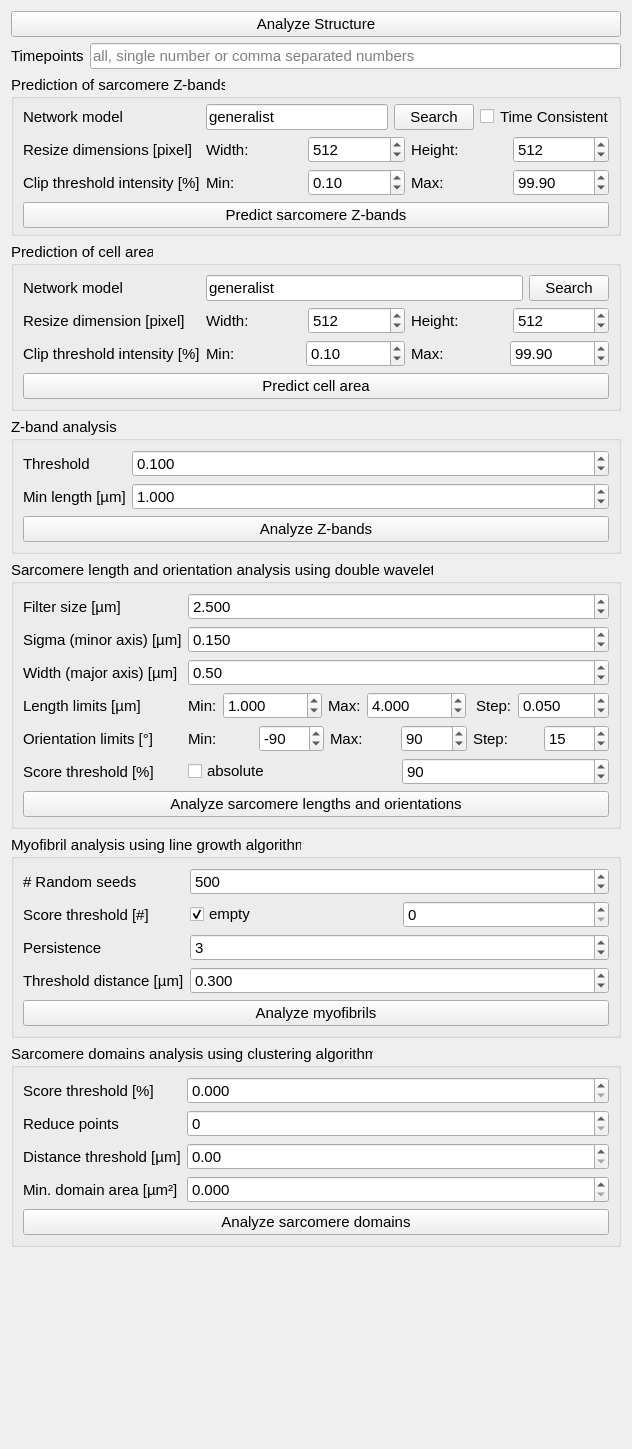
<?xml version="1.0" encoding="UTF-8"?>
<ui version="4.0">
 <class>Form</class>
 <widget class="QWidget" name="Form">
  <property name="geometry">
   <rect>
    <x>0</x>
    <y>0</y>
    <width>616</width>
    <height>1449</height>
   </rect>
  </property>
  <property name="windowTitle">
   <string>Form</string>
  </property>
  <layout class="QFormLayout" name="formLayout">
   <item row="0" column="0" colspan="2">
    <widget class="QPushButton" name="btn_analyze_structure">
     <property name="font">
      <font>
       <pointsize>11</pointsize>
      </font>
     </property>
     <property name="toolTip">
      <string>execute all of the below functions except cell area prediction (check the parameters before)</string>
     </property>
     <property name="text">
      <string>Analyze Structure</string>
     </property>
    </widget>
   </item>
   <item row="1" column="0">
    <widget class="QLabel" name="label_4">
     <property name="font">
      <font>
       <pointsize>11</pointsize>
      </font>
     </property>
     <property name="toolTip">
      <string>possible values: all, single number or comma separated numbers, note that time starts with 0</string>
     </property>
     <property name="text">
      <string>Timepoints</string>
     </property>
    </widget>
   </item>
   <item row="1" column="1">
    <widget class="QLineEdit" name="le_general_timepoints">
     <property name="font">
      <font>
       <pointsize>11</pointsize>
      </font>
     </property>
     <property name="toolTip">
      <string>possible values: all, single number or comma separated numbers, note that time starts with 0</string>
     </property>
     <property name="placeholderText">
      <string>all, single number or comma separated numbers</string>
     </property>
    </widget>
   </item>
   <item row="3" column="0" colspan="2">
    <widget class="QGroupBox" name="groupBox_6">
     <property name="font">
      <font>
       <pointsize>11</pointsize>
      </font>
     </property>
     <property name="title">
      <string>Prediction of cell area</string>
     </property>
     <layout class="QFormLayout" name="formLayout_7">
      <item row="0" column="0">
       <widget class="QLabel" name="label_20">
        <property name="toolTip">
         <string>Path of trained network weights forcell area prediction</string>
        </property>
        <property name="text">
         <string>Network model</string>
        </property>
       </widget>
      </item>
      <item row="0" column="1">
       <layout class="QHBoxLayout" name="horizontalLayout_4">
        <item>
         <widget class="QLineEdit" name="le_cell_area_network">
          <property name="toolTip">
           <string>Path of trained network weights forcell area prediction</string>
          </property>
          <property name="text">
           <string>generalist</string>
          </property>
         </widget>
        </item>
        <item>
         <widget class="QPushButton" name="btn_cell_area_network_search">
          <property name="text">
           <string>Search</string>
          </property>
         </widget>
        </item>
       </layout>
      </item>
      <item row="2" column="0">
       <widget class="QLabel" name="label_32">
        <property name="toolTip">
         <string>Resize dimensions for convolutional neural network. Dims need to be dividable by 16.</string>
        </property>
        <property name="text">
         <string>Resize dimension [pixel]</string>
        </property>
       </widget>
      </item>
      <item row="2" column="1">
       <layout class="QHBoxLayout" name="horizontalLayout_9">
        <item>
         <widget class="QLabel" name="label_34">
          <property name="toolTip">
           <string>Resize dimensions(width) for convolutional neural network. Dims need to be dividable by 16.</string>
          </property>
          <property name="text">
           <string>Width:</string>
          </property>
         </widget>
        </item>
        <item>
         <widget class="QSpinBox" name="sb_cell_area_size_width">
          <property name="toolTip">
           <string>Resize dimensions(width) for convolutional neural network. Dims need to be dividable by 16.</string>
          </property>
          <property name="maximum">
           <number>100000000</number>
          </property>
          <property name="value">
           <number>512</number>
          </property>
         </widget>
        </item>
        <item>
         <widget class="QLabel" name="label_39">
          <property name="toolTip">
           <string>Resize dimensions(height) for convolutional neural network. Dims need to be dividable by 16.</string>
          </property>
          <property name="text">
           <string>Height:</string>
          </property>
         </widget>
        </item>
        <item>
         <widget class="QSpinBox" name="sb_cell_area_size_height">
          <property name="toolTip">
           <string>Resize dimensions(height) for convolutional neural network. Dims need to be dividable by 16.</string>
          </property>
          <property name="maximum">
           <number>99999999</number>
          </property>
          <property name="value">
           <number>512</number>
          </property>
         </widget>
        </item>
       </layout>
      </item>
      <item row="3" column="0">
       <widget class="QLabel" name="label_33">
        <property name="toolTip">
         <string>Clip threshold (lower / upper) for intensity normalization.</string>
        </property>
        <property name="text">
         <string>Clip threshold intensity [%]</string>
        </property>
       </widget>
      </item>
      <item row="3" column="1">
       <layout class="QHBoxLayout" name="horizontalLayout_10">
        <item>
         <widget class="QLabel" name="label_40">
          <property name="toolTip">
           <string>Clip threshold (lower / upper) for intensity normalization.</string>
          </property>
          <property name="text">
           <string>Min:</string>
          </property>
         </widget>
        </item>
        <item>
         <widget class="QDoubleSpinBox" name="dsb_cell_area_clip_threshold_min">
          <property name="toolTip">
           <string>Clip threshold (lower / upper) for intensity normalization.</string>
          </property>
          <property name="decimals">
           <number>2</number>
          </property>
          <property name="maximum">
           <double>999999.000000000000000</double>
          </property>
          <property name="value">
           <double>0.100000000000000</double>
          </property>
         </widget>
        </item>
        <item>
         <widget class="QLabel" name="label_41">
          <property name="toolTip">
           <string>Clip threshold (lower / upper) for intensity normalization.</string>
          </property>
          <property name="text">
           <string>Max:</string>
          </property>
         </widget>
        </item>
        <item>
         <widget class="QDoubleSpinBox" name="dsb_cell_area_clip_threshold_max">
          <property name="toolTip">
           <string>Clip threshold (lower / upper) for intensity normalization.</string>
          </property>
          <property name="frame">
           <bool>true</bool>
          </property>
          <property name="decimals">
           <number>2</number>
          </property>
          <property name="maximum">
           <double>99999999.000000000000000</double>
          </property>
          <property name="value">
           <double>99.900000000000006</double>
          </property>
         </widget>
        </item>
       </layout>
      </item>
      <item row="4" column="0" colspan="2">
       <widget class="QPushButton" name="btn_structure_cell_area_predict">
        <property name="toolTip">
         <string>execute cell area prediction based on the given network</string>
        </property>
        <property name="text">
         <string>Predict cell area</string>
        </property>
       </widget>
      </item>
     </layout>
    </widget>
   </item>
   <item row="4" column="0" colspan="2">
    <widget class="QGroupBox" name="groupBox_2">
     <property name="font">
      <font>
       <pointsize>11</pointsize>
      </font>
     </property>
     <property name="title">
      <string>Z-band analysis</string>
     </property>
     <layout class="QFormLayout" name="formLayout_3">
      <item row="0" column="0">
       <widget class="QLabel" name="label_3">
        <property name="toolTip">
         <string>Threshold for binarizing z-bands prior to labeling (0 - 1)</string>
        </property>
        <property name="text">
         <string>Threshold</string>
        </property>
       </widget>
      </item>
      <item row="0" column="1">
       <widget class="QDoubleSpinBox" name="dsb_z_band_threshold">
        <property name="toolTip">
         <string>Threshold for binarizing z-bands prior to labeling (0 - 1)</string>
        </property>
        <property name="decimals">
         <number>3</number>
        </property>
        <property name="maximum">
         <double>1.000000000000000</double>
        </property>
        <property name="value">
         <double>0.100000000000000</double>
        </property>
       </widget>
      </item>
      <item row="1" column="0">
       <widget class="QLabel" name="label_15">
        <property name="toolTip">
         <string>Minimal length of z-bands, smaller z-bands are removed.</string>
        </property>
        <property name="text">
         <string>Min length [µm]</string>
        </property>
       </widget>
      </item>
      <item row="1" column="1">
       <widget class="QDoubleSpinBox" name="dsb_z_band_min_length">
        <property name="toolTip">
         <string>Minimal length of z-bands, smaller z-bands are removed.</string>
        </property>
        <property name="decimals">
         <number>3</number>
        </property>
        <property name="minimum">
         <double>-10000000000000000000.000000000000000</double>
        </property>
        <property name="maximum">
         <double>1000000000000000000000.000000000000000</double>
        </property>
        <property name="value">
         <double>1.000000000000000</double>
        </property>
       </widget>
      </item>
      <item row="2" column="0" colspan="2">
       <widget class="QPushButton" name="btn_structure_z_band">
        <property name="toolTip">
         <string>execute z band analysis, check parameters before</string>
        </property>
        <property name="text">
         <string>Analyze Z-bands</string>
        </property>
       </widget>
      </item>
     </layout>
    </widget>
   </item>
   <item row="5" column="0" colspan="2">
    <widget class="QGroupBox" name="groupBox_3">
     <property name="enabled">
      <bool>true</bool>
     </property>
     <property name="font">
      <font>
       <pointsize>11</pointsize>
      </font>
     </property>
     <property name="title">
      <string>Sarcomere length and orientation analysis using double wavelets</string>
     </property>
     <layout class="QFormLayout" name="formLayout_4">
      <item row="0" column="0">
       <widget class="QLabel" name="label_18">
        <property name="toolTip">
         <string>Size of wavelet filters (in µm), needs to be larger than upper limit len_lims.</string>
        </property>
        <property name="text">
         <string>Filter size [µm]</string>
        </property>
       </widget>
      </item>
      <item row="0" column="1">
       <widget class="QDoubleSpinBox" name="dsb_wavelet_filter_size">
        <property name="toolTip">
         <string>Size of wavelet filters (in µm), needs to be larger than upper limit len_lims.</string>
        </property>
        <property name="decimals">
         <number>3</number>
        </property>
        <property name="maximum">
         <double>10000000.000000000000000</double>
        </property>
        <property name="value">
         <double>2.500000000000000</double>
        </property>
       </widget>
      </item>
      <item row="1" column="0">
       <widget class="QLabel" name="label_21">
        <property name="toolTip">
         <string>Minor axis width of single wavelets</string>
        </property>
        <property name="text">
         <string>Sigma (minor axis) [µm]</string>
        </property>
       </widget>
      </item>
      <item row="1" column="1">
       <widget class="QDoubleSpinBox" name="dsb_wavelet_sigma">
        <property name="toolTip">
         <string>Minor axis width of single wavelets</string>
        </property>
        <property name="decimals">
         <number>3</number>
        </property>
        <property name="maximum">
         <double>100000000.000000000000000</double>
        </property>
        <property name="value">
         <double>0.150000000000000</double>
        </property>
       </widget>
      </item>
      <item row="2" column="0">
       <widget class="QLabel" name="label_22">
        <property name="toolTip">
         <string>Major axis width of single wavelets</string>
        </property>
        <property name="text">
         <string>Width (major axis) [µm]</string>
        </property>
       </widget>
      </item>
      <item row="2" column="1">
       <widget class="QDoubleSpinBox" name="dsb_wavelet_width">
        <property name="toolTip">
         <string>Major axis width of single wavelets</string>
        </property>
        <property name="maximum">
         <double>10000000000.000000000000000</double>
        </property>
        <property name="value">
         <double>0.500000000000000</double>
        </property>
       </widget>
      </item>
      <item row="3" column="0">
       <widget class="QLabel" name="label_23">
        <property name="toolTip">
         <string>Limits of lengths / wavelet distances in µm, range of sarcomere lengths</string>
        </property>
        <property name="text">
         <string>Length limits [µm]</string>
        </property>
       </widget>
      </item>
      <item row="3" column="1">
       <layout class="QHBoxLayout" name="horizontalLayout_5">
        <item>
         <widget class="QLabel" name="label_25">
          <property name="toolTip">
           <string>Limits of lengths / wavelet distances in µm, range of sarcomere lengths</string>
          </property>
          <property name="text">
           <string>Min:</string>
          </property>
         </widget>
        </item>
        <item>
         <widget class="QDoubleSpinBox" name="dsb_wavelet_len_lims_min">
          <property name="toolTip">
           <string>Limits of lengths / wavelet distances in µm, range of sarcomere lengths</string>
          </property>
          <property name="decimals">
           <number>3</number>
          </property>
          <property name="maximum">
           <double>10000.000000000000000</double>
          </property>
          <property name="value">
           <double>1.000000000000000</double>
          </property>
         </widget>
        </item>
        <item>
         <widget class="QLabel" name="label_24">
          <property name="toolTip">
           <string>Limits of lengths / wavelet distances in µm, range of sarcomere lengths</string>
          </property>
          <property name="text">
           <string>Max:</string>
          </property>
         </widget>
        </item>
        <item>
         <widget class="QDoubleSpinBox" name="dsb_wavelet_len_lims_max">
          <property name="toolTip">
           <string>Limits of lengths / wavelet distances in µm, range of sarcomere lengths</string>
          </property>
          <property name="decimals">
           <number>3</number>
          </property>
          <property name="maximum">
           <double>10000.000000000000000</double>
          </property>
          <property name="value">
           <double>4.000000000000000</double>
          </property>
         </widget>
        </item>
        <item>
         <widget class="QLabel" name="label_26">
          <property name="toolTip">
           <string>Step size of sarcomere lengths in µm</string>
          </property>
          <property name="text">
           <string> Step:</string>
          </property>
         </widget>
        </item>
        <item>
         <widget class="QDoubleSpinBox" name="dsb_wavelet_len_step">
          <property name="toolTip">
           <string>Step size of sarcomere lengths in µm</string>
          </property>
          <property name="decimals">
           <number>3</number>
          </property>
          <property name="maximum">
           <double>1000.000000000000000</double>
          </property>
          <property name="value">
           <double>0.050000000000000</double>
          </property>
         </widget>
        </item>
       </layout>
      </item>
      <item row="4" column="0">
       <widget class="QLabel" name="label_27">
        <property name="toolTip">
         <string>Limits of sarcomere orientation angles in degree</string>
        </property>
        <property name="text">
         <string>Orientation limits [°]</string>
        </property>
       </widget>
      </item>
      <item row="4" column="1">
       <layout class="QHBoxLayout" name="horizontalLayout_6">
        <item>
         <widget class="QLabel" name="label_29">
          <property name="toolTip">
           <string>Limits of sarcomere orientation angles in degree</string>
          </property>
          <property name="text">
           <string>Min:</string>
          </property>
         </widget>
        </item>
        <item>
         <widget class="QSpinBox" name="sb_wavelet_theta_lims_min">
          <property name="toolTip">
           <string>Limits of sarcomere orientation angles in degree</string>
          </property>
          <property name="minimum">
           <number>-360</number>
          </property>
          <property name="maximum">
           <number>360</number>
          </property>
          <property name="value">
           <number>-90</number>
          </property>
         </widget>
        </item>
        <item>
         <widget class="QLabel" name="label_28">
          <property name="toolTip">
           <string>Limits of sarcomere orientation angles in degree</string>
          </property>
          <property name="text">
           <string>Max:</string>
          </property>
         </widget>
        </item>
        <item>
         <widget class="QSpinBox" name="sb_wavelet_theta_lims_max">
          <property name="toolTip">
           <string>Limits of sarcomere orientation angles in degree</string>
          </property>
          <property name="minimum">
           <number>-360</number>
          </property>
          <property name="maximum">
           <number>360</number>
          </property>
          <property name="value">
           <number>90</number>
          </property>
         </widget>
        </item>
        <item>
         <widget class="QLabel" name="label_30">
          <property name="toolTip">
           <string>Step size of orientation angles in degree</string>
          </property>
          <property name="text">
           <string>Step:</string>
          </property>
         </widget>
        </item>
        <item>
         <widget class="QSpinBox" name="sb_wavelet_theta_step">
          <property name="toolTip">
           <string>Step size of orientation angles in degree</string>
          </property>
          <property name="minimum">
           <number>-360</number>
          </property>
          <property name="maximum">
           <number>360</number>
          </property>
          <property name="value">
           <number>15</number>
          </property>
         </widget>
        </item>
       </layout>
      </item>
      <item row="5" column="0">
       <widget class="QLabel" name="label_6">
        <property name="toolTip">
         <string>Threshold score for clipping of length and orientation map</string>
        </property>
        <property name="text">
         <string>Score threshold [%]</string>
        </property>
       </widget>
      </item>
      <item row="5" column="1">
       <layout class="QHBoxLayout" name="horizontalLayout_7">
        <item>
         <widget class="QCheckBox" name="chk_wavelet_abs_thresh">
          <property name="toolTip">
           <string> If True, absolute threshold value is applied, else if False, adaptive threshold based on percentile</string>
          </property>
          <property name="text">
           <string>absolute</string>
          </property>
         </widget>
        </item>
        <item>
         <widget class="QSpinBox" name="sb_wavelet_score_threshold">
          <property name="toolTip">
           <string>Threshold score for clipping of length and orientation map (if abs_threshold=False, score_threshold is
            percentile (e.g., 90) for adaptive thresholding)</string>
          </property>
          <property name="maximum">
           <number>999999999</number>
          </property>
          <property name="value">
           <number>90</number>
          </property>
         </widget>
        </item>
       </layout>
      </item>
      <item row="6" column="0" colspan="2">
       <widget class="QPushButton" name="btn_structure_wavelet">
        <property name="toolTip">
         <string>executes wavelet analysis, check timepoints, with &quot;all&quot; it will take a while</string>
        </property>
        <property name="text">
         <string>Analyze sarcomere lengths and orientations</string>
        </property>
       </widget>
      </item>
     </layout>
    </widget>
   </item>
   <item row="6" column="0" colspan="2">
    <widget class="QGroupBox" name="groupBox_5">
     <property name="font">
      <font>
       <pointsize>11</pointsize>
      </font>
     </property>
     <property name="title">
      <string>Myofibril analysis using line growth algorithm</string>
     </property>
     <layout class="QFormLayout" name="formLayout_6">
      <item row="0" column="0">
       <widget class="QLabel" name="label_35">
        <property name="toolTip">
         <string>Number of random seeds for line growth</string>
        </property>
        <property name="text">
         <string># Random seeds</string>
        </property>
       </widget>
      </item>
      <item row="0" column="1">
       <widget class="QSpinBox" name="sb_myofibril_n_seeds">
        <property name="toolTip">
         <string>Number of random seeds for line growth</string>
        </property>
        <property name="maximum">
         <number>100000000</number>
        </property>
        <property name="value">
         <number>500</number>
        </property>
       </widget>
      </item>
      <item row="1" column="0">
       <widget class="QLabel" name="label_36">
        <property name="toolTip">
         <string>Score threshold for random seeds </string>
        </property>
        <property name="text">
         <string>Score threshold [#]</string>
        </property>
       </widget>
      </item>
      <item row="2" column="0">
       <widget class="QLabel" name="label_37">
        <property name="toolTip">
         <string>Persistence of line (average points length and orientation for prior estimation)</string>
        </property>
        <property name="text">
         <string>Persistence</string>
        </property>
       </widget>
      </item>
      <item row="2" column="1">
       <widget class="QSpinBox" name="sb_myofibril_persistence">
        <property name="toolTip">
         <string>Persistence of line (average points length and orientation for prior estimation)</string>
        </property>
        <property name="maximum">
         <number>10</number>
        </property>
        <property name="value">
         <number>3</number>
        </property>
       </widget>
      </item>
      <item row="3" column="0">
       <widget class="QLabel" name="label_38">
        <property name="toolTip">
         <string>Maximal distance for nearest neighbor estimation (in micrometer)</string>
        </property>
        <property name="text">
         <string>Threshold distance [µm]</string>
        </property>
       </widget>
      </item>
      <item row="5" column="0" colspan="2">
       <widget class="QPushButton" name="btn_structure_myofibril">
        <property name="toolTip">
         <string>execute myofibril length calculation</string>
        </property>
        <property name="text">
         <string>Analyze myofibrils</string>
        </property>
       </widget>
      </item>
      <item row="3" column="1">
       <widget class="QDoubleSpinBox" name="dsb_myofibril_thresh_dist">
        <property name="toolTip">
         <string>Maximal distance for nearest neighbor estimation (in micrometer)</string>
        </property>
        <property name="decimals">
         <number>3</number>
        </property>
        <property name="maximum">
         <double>100000000.000000000000000</double>
        </property>
        <property name="value">
         <double>0.300000000000000</double>
        </property>
       </widget>
      </item>
      <item row="1" column="1">
       <layout class="QHBoxLayout" name="horizontalLayout_8">
        <item>
         <widget class="QCheckBox" name="chk_myofibril_score_threshold_empty">
          <property name="toolTip">
           <string>If True,
            score_threshold from previous wavelet midline analysis is used.</string>
          </property>
          <property name="text">
           <string>empty</string>
          </property>
          <property name="checked">
           <bool>true</bool>
          </property>
         </widget>
        </item>
        <item>
         <widget class="QSpinBox" name="sb_myofibril_score_threshold">
          <property name="toolTip">
           <string>Score threshold for random seeds (needs to be &lt;=score_threshold from get_points_midline). If empty,
            score_threshold from previous wavelet midline analysis is used.</string>
          </property>
          <property name="maximum">
           <number>10000000</number>
          </property>
         </widget>
        </item>
       </layout>
      </item>
     </layout>
    </widget>
   </item>
   <item row="7" column="0" colspan="2">
    <widget class="QGroupBox" name="groupBox_4">
     <property name="font">
      <font>
       <pointsize>11</pointsize>
      </font>
     </property>
     <property name="title">
      <string>Sarcomere domains analysis using clustering algorithm</string>
     </property>
     <layout class="QFormLayout" name="formLayout_5">
      <item row="1" column="0">
       <widget class="QLabel" name="label_5">
        <property name="toolTip">
         <string>Threshold (percentile of max_score distribution) for filtering points based on max_score</string>
        </property>
        <property name="text">
         <string>Score threshold [%]</string>
        </property>
       </widget>
      </item>
      <item row="1" column="1">
       <widget class="QDoubleSpinBox" name="dsb_domain_analysis_score_threshold">
        <property name="toolTip">
         <string>Threshold (percentile of max_score distribution) for filtering points based on max_score</string>
        </property>
        <property name="decimals">
         <number>3</number>
        </property>
        <property name="maximum">
         <double>999999.000000000000000</double>
        </property>
       </widget>
      </item>
      <item row="2" column="0">
       <widget class="QLabel" name="label_7">
        <property name="toolTip">
         <string>Reduce number of samples by subsampling with factor reduce</string>
        </property>
        <property name="text">
         <string>Reduce points</string>
        </property>
       </widget>
      </item>
      <item row="2" column="1">
       <widget class="QSpinBox" name="sb_domain_analysis_reduce">
        <property name="toolTip">
         <string>Reduce number of samples by subsampling with factor reduce</string>
        </property>
        <property name="maximum">
         <number>999999</number>
        </property>
       </widget>
      </item>
      <item row="3" column="0">
       <widget class="QLabel" name="label_17">
        <property name="toolTip">
         <string>Distance threshold for agglomerative clustering.</string>
        </property>
        <property name="text">
         <string>Distance threshold [µm]</string>
        </property>
       </widget>
      </item>
      <item row="3" column="1">
       <widget class="QDoubleSpinBox" name="dsb_domain_analysis_distance_threshold">
        <property name="toolTip">
         <string>Distance threshold for agglomerative clustering.</string>
        </property>
        <property name="maximum">
         <double>999999.000000000000000</double>
        </property>
       </widget>
      </item>
      <item row="4" column="0">
       <widget class="QLabel" name="label_19">
        <property name="toolTip">
         <string>Minimal area of domains / clusters (in µm^2). Area is calculated by convex hull.</string>
        </property>
        <property name="text">
         <string>Min. domain area [µm²]</string>
        </property>
       </widget>
      </item>
      <item row="4" column="1">
       <widget class="QDoubleSpinBox" name="dsb_domain_analysis_area_min">
        <property name="toolTip">
         <string>Minimal area of domains / clusters (in µm^2). Area is calculated by convex hull.</string>
        </property>
        <property name="decimals">
         <number>3</number>
        </property>
        <property name="maximum">
         <double>999999.000000000000000</double>
        </property>
       </widget>
      </item>
      <item row="5" column="0" colspan="2">
       <widget class="QPushButton" name="btn_structure_domain_analysis">
        <property name="toolTip">
         <string>Find sarcomere domains with similar orientation using agglomerative clustering</string>
        </property>
        <property name="text">
         <string>Analyze sarcomere domains</string>
        </property>
       </widget>
      </item>
     </layout>
    </widget>
   </item>
   <item row="2" column="0" colspan="2">
    <widget class="QGroupBox" name="groupBox">
     <property name="enabled">
      <bool>true</bool>
     </property>
     <property name="font">
      <font>
       <pointsize>11</pointsize>
      </font>
     </property>
     <property name="title">
      <string>Prediction of sarcomere Z-bands</string>
     </property>
     <property name="flat">
      <bool>false</bool>
     </property>
     <layout class="QFormLayout" name="formLayout_2">
      <property name="topMargin">
       <number>5</number>
      </property>
      <property name="bottomMargin">
       <number>5</number>
      </property>
      <item row="0" column="0">
       <widget class="QLabel" name="label_2">
        <property name="toolTip">
         <string>Path of trained network weights for U-Net or Siam-U-Net</string>
        </property>
        <property name="text">
         <string>Network model</string>
        </property>
       </widget>
      </item>
      <item row="4" column="0">
       <widget class="QLabel" name="label_12">
        <property name="toolTip">
         <string>Clip threshold (lower / upper) for intensity normalization.</string>
        </property>
        <property name="text">
         <string>Clip threshold intensity [%]</string>
        </property>
       </widget>
      </item>
      <item row="4" column="1">
       <layout class="QHBoxLayout" name="horizontalLayout_3">
        <item>
         <widget class="QLabel" name="label_13">
          <property name="toolTip">
           <string>Clip threshold (lower / upper) for intensity normalization.</string>
          </property>
          <property name="text">
           <string>Min:</string>
          </property>
         </widget>
        </item>
        <item>
         <widget class="QDoubleSpinBox" name="dsb_clip_thresh_min">
          <property name="toolTip">
           <string>Clip threshold (lower / upper) for intensity normalization.</string>
          </property>
          <property name="decimals">
           <number>2</number>
          </property>
          <property name="maximum">
           <double>100.000000000000000</double>
          </property>
          <property name="value">
           <double>0.100000000000000</double>
          </property>
         </widget>
        </item>
        <item>
         <widget class="QLabel" name="label_14">
          <property name="toolTip">
           <string>Clip threshold (lower / upper) for intensity normalization.</string>
          </property>
          <property name="text">
           <string>Max:</string>
          </property>
         </widget>
        </item>
        <item>
         <widget class="QDoubleSpinBox" name="dsb_clip_thresh_max">
          <property name="toolTip">
           <string>Clip threshold (lower / upper) for intensity normalization.</string>
          </property>
          <property name="decimals">
           <number>2</number>
          </property>
          <property name="maximum">
           <double>100.000000000000000</double>
          </property>
          <property name="value">
           <double>99.900000000000006</double>
          </property>
         </widget>
        </item>
       </layout>
      </item>
      <item row="5" column="0" colspan="2">
       <widget class="QPushButton" name="btn_structure_predict">
        <property name="toolTip">
         <string>execute sarcomere prediction based on the given network</string>
        </property>
        <property name="text">
         <string>Predict sarcomere Z-bands</string>
        </property>
       </widget>
      </item>
      <item row="0" column="1">
       <layout class="QHBoxLayout" name="horizontalLayout">
        <item>
         <widget class="QLineEdit" name="le_network">
          <property name="toolTip">
           <string>Path of trained network weights for U-Net or Siam-U-Net</string>
          </property>
          <property name="text">
           <string>generalist</string>
          </property>
         </widget>
        </item>
        <item>
         <widget class="QPushButton" name="btn_search_network">
          <property name="text">
           <string>Search</string>
          </property>
         </widget>
        </item>
        <item>
         <widget class="QCheckBox" name="chk_time_consistent">
          <property name="toolTip">
           <string>If True, the temporally more consistent Siam-U-Net is used. Requires Siam-U-Net network weights.</string>
          </property>
          <property name="text">
           <string/>
          </property>
         </widget>
        </item>
        <item>
         <widget class="QLabel" name="label_8">
          <property name="toolTip">
           <string>If True, the temporally more consistent Siam-U-Net is used. Requires Siam-U-Net network weights</string>
          </property>
          <property name="text">
           <string>Time Consistent</string>
          </property>
         </widget>
        </item>
       </layout>
      </item>
      <item row="3" column="1">
       <layout class="QHBoxLayout" name="horizontalLayout_2">
        <item>
         <widget class="QLabel" name="label_11">
          <property name="toolTip">
           <string>Resize dimensions(width) for convolutional neural network. Dims need to be dividable by 16.</string>
          </property>
          <property name="text">
           <string>Width:</string>
          </property>
         </widget>
        </item>
        <item>
         <widget class="QSpinBox" name="sb_predict_size_min">
          <property name="toolTip">
           <string>Resize dimensions(width) for convolutional neural network. Dims need to be dividable by 16.</string>
          </property>
          <property name="maximum">
           <number>1000000</number>
          </property>
          <property name="singleStep">
           <number>16</number>
          </property>
          <property name="value">
           <number>512</number>
          </property>
         </widget>
        </item>
        <item>
         <widget class="QLabel" name="label_10">
          <property name="toolTip">
           <string>Resize dimensions(height) for convolutional neural network. Dims need to be dividable by 16.</string>
          </property>
          <property name="text">
           <string>Height:</string>
          </property>
         </widget>
        </item>
        <item>
         <widget class="QSpinBox" name="sb_predict_size_max">
          <property name="toolTip">
           <string>Resize dimensions(height) for convolutional neural network. Dims need to be dividable by 16.</string>
          </property>
          <property name="maximum">
           <number>1000000</number>
          </property>
          <property name="singleStep">
           <number>16</number>
          </property>
          <property name="value">
           <number>512</number>
          </property>
         </widget>
        </item>
       </layout>
      </item>
      <item row="3" column="0">
       <widget class="QLabel" name="label_9">
        <property name="toolTip">
         <string>Resize dimensions for convolutional neural network. Dims need to be dividable by 16.</string>
        </property>
        <property name="text">
         <string>Resize dimensions [pixel]</string>
        </property>
       </widget>
      </item>
     </layout>
    </widget>
   </item>
  </layout>
 </widget>
 <resources/>
 <connections/>
</ui>
